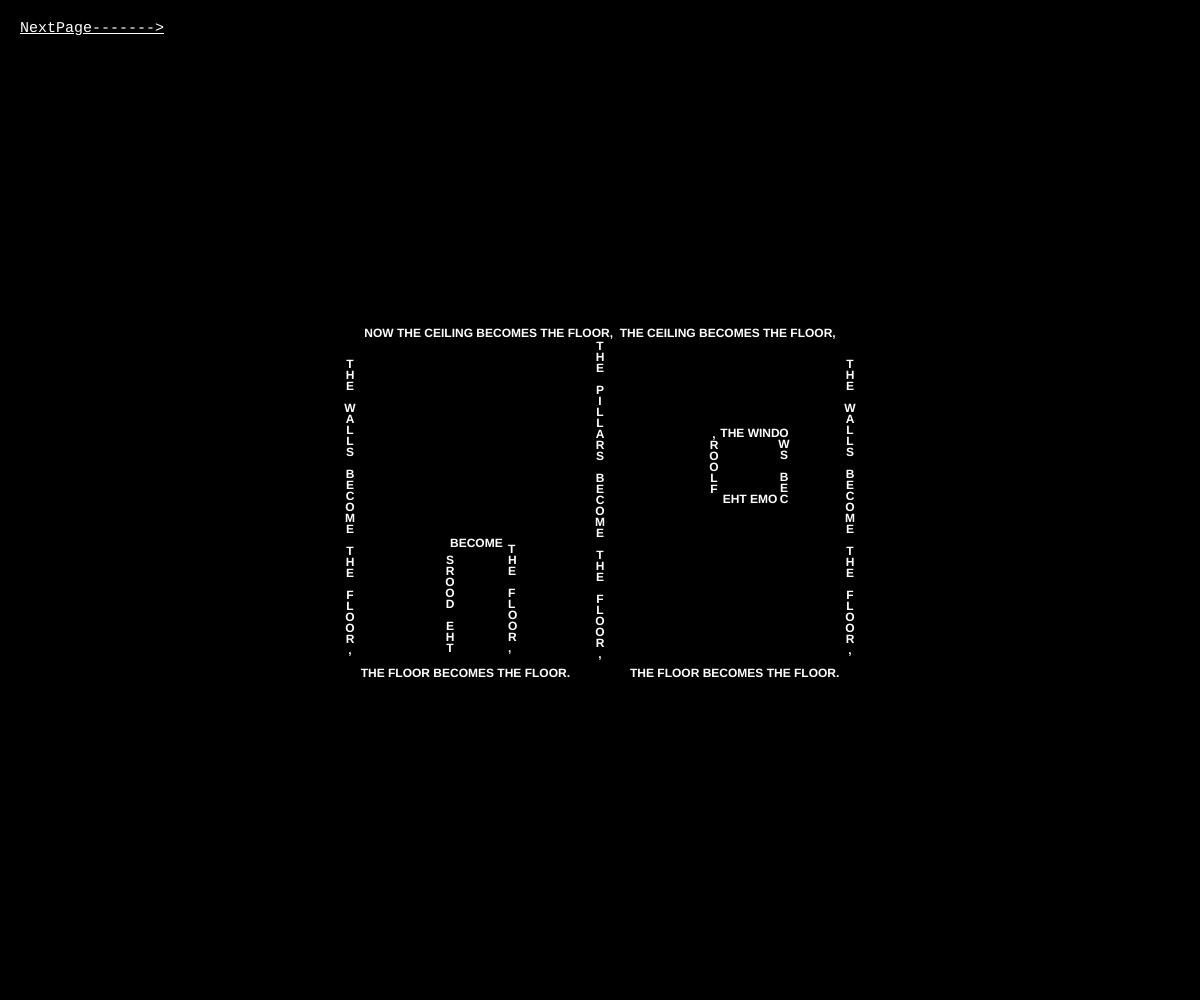
Frame 1 (no input)
Frame 60 (no input): identical to frame 1, image omitted
Frame 120 (the mouse pressed at the canvas centre since frame 60): identical to frame 1, image omitted

The p5.js sketch that drew this single still picture (run headless with seeded random() and noise() and a simulated clock; from frame 60 on, the mouse is pressed at the canvas centre):

// p5.js sketch
// ── sketch.js
stanza = ["THE CEILING BECOMES THE FLOOR,","THE PILLARS BECOME THE FLOOR,","THE WINDOWS BECOME THE FLOOR,","THE WALLS BECOME THE FLOOR,","THE DOORS BECOME THE FLOOR,","THE FLOOR BECOMES THE FLOOR."]

iii=["intere"]
function setup() {
	createCanvas(window.innerWidth, window.innerHeight)
	background(0)
	txt = createDiv('');
    var txt = createDiv("<a href='../breaking/index.html'style='color: white'target='_self'>NextPage-------></a>");
    txt.position(20,20);
    txt.style('font-size', "15px")
    txt.style('font-family', "monospace")
    txt.style('font-style', "Bold")

}


function draw() {
	createCanvas(window.innerWidth, window.innerHeight)
	background(0)
	fill(255)
	textStyle(BOLD)
	textAlign(LEFT,CENTER)
	//now
	//text(stanza[0], 100,150)
	//ceiling
	textAlign(CENTER,CENTER)
	text("NOW "+stanza[0]+"  "+stanza[0],width/2,height/3)//150)
	//pillar
	y=height/3+2
	n=0
	for (let n=0;n<stanza[1].length+1;n++){
		text(stanza[1][n],width/2,y+=11)
	}

	//window
	text(stanza[2].substring(0,8), width/2+150,height/3+100)//250)
	window2()
	text("EHT EMO",width/2+150,height/3+166)//316)
	window3()


    //WALLS
   wallleft()
   wallright()


   //doors
   makedoor()

   //floors
   textAlign(CENTER)
   text(stanza[5]+"									" +stanza[5],width/2,height/3+340)//490)

}

function window2(){
	y = height/3+89//239
	n=0
	for (let n=0;n<stanza[2].substring(8,15).length+1;n++){
		text(stanza[2].substring(8,15)[n],width/2+184,y+=11)
	}
}



function window3(){
	let hi = ",ROOLF"
	y = height/3+90//240
	n=0
	for (let n=0;n<hi.length+1;n++){
		text(hi[n],width/2+114,y+=11)
	}
}


function wallleft(){
	y = height/3+20//170
	n = 0
	for (let n=0;n<stanza[3].length+1;n++) {
		text(stanza[3][n],width/2-250,y+=11)
	}

}


function wallright(){
	y = height/3+20 //170
	n = 0
	for (let n=0;n<stanza[3].length+1;n++) {
		text(stanza[3][n],width/2+250,y+=11)
	}

}

function makedoor(){
	let left = "	SROOD EHT"
	y = height/3+205 //355
	n = 0
	for (let n=0;n<left.length+1;n++){
		text(left[n],width/2-150,y+=11)
	}
	textAlign(LEFT)
	text("BECOME",width/2-150,height/3+210) //360)

	q = height/3+205 //355
	let right = "THE FLOOR,"
	for (let n=0;n<right.length+1;n++){
		text(right[n],width/2-92,q+=11)
	}
}
